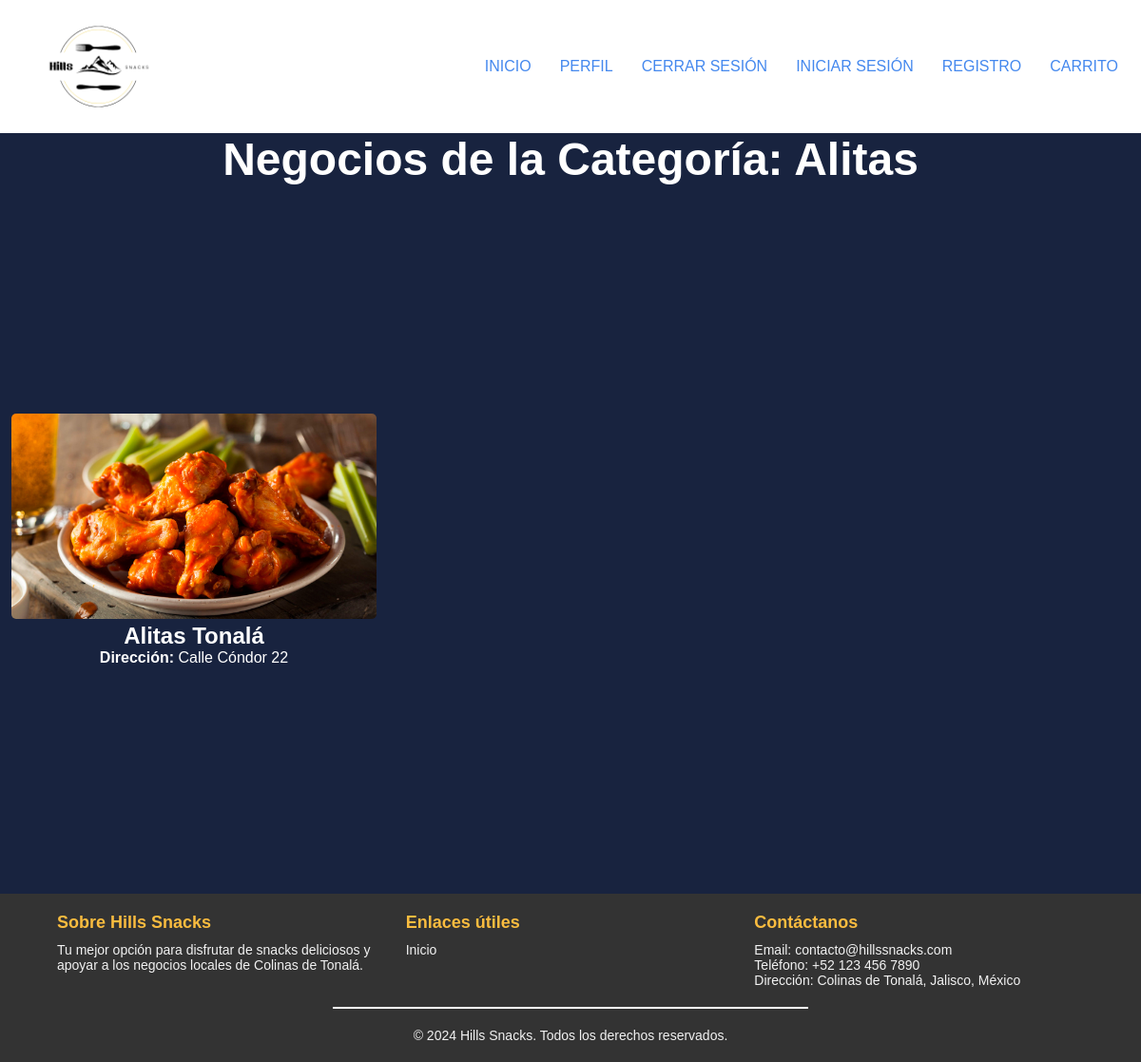
The page /index.php?action=mostrarNegociosPorCategoria&categoria=Alitas on the database its author committed.
### tables this page shows
CREATE TABLE negocio (
    IdNegocio_N  INT AUTO_INCREMENT PRIMARY KEY,
    Nombre_N     VARCHAR(100) NOT NULL,
    Direccion_N  VARCHAR(200),
    Telefono_N   VARCHAR(20),
    Tipo_N       VARCHAR(40)  NOT NULL,    
    Tipo_Envio   VARCHAR(20)  NOT NULL DEFAULT 'Domicilio',
    Imagen_N     VARCHAR(255)
);

### Controllers/negocioController.php (called while the page is built, shortened)
<?php
require_once __DIR__ . '/../Models/Negocio.php';
class NegociosController {
    public function mostrarNegociosPorCategoria($categoria) {
        $negocioModel = new Negocio();
        $negocios = $negocioModel->obtenerNegociosPorCategoria($categoria);
        require __DIR__ . '/../Views/negociosPorCategoria.php';
    }
}
?>

### config/helpers.php (called while the page is built, shortened)
<?php
function rutaImagen($ruta, $prefijo = '') {
    return $prefijo . 'Util/img/' . basename($ruta);
}
function e($texto) {
    return htmlspecialchars((string) $texto, ENT_QUOTES, 'UTF-8');
}

### Models/Negocio.php (called while the page is built, shortened)
<?php
require_once __DIR__ . '/../config/database.php';
class Negocio {
    private $db;
    public function __construct() {
        $database = new Database();
        $this->db = $database->getConnection();
    }
    public function obtenerNegociosPorCategoria($categoria) {
        $stmt = $this->db->prepare("SELECT * FROM negocio WHERE Tipo_N = :categoria");
        $stmt->bindParam(':categoria', $categoria, PDO::PARAM_STR);
        $stmt->execute();
        return $stmt->fetchAll(PDO::FETCH_ASSOC);
    }
}
?>

### config/database.php (called while the page is built, shortened)
<?php
class Database {
    private $host = 'localhost';
    private $db_name = 'hills_snacks';
    private $username = 'root';
    private $password = '';
    public function getConnection() {
        $this->conn = null;
        try {
            $this->conn = new PDO("mysql:host=" . $this->host . ";dbname=" . $this->db_name, $this->username, $this->password);
            $this->conn->exec("set names utf8");
        } catch(PDOException $exception) {
            echo "Error de conexión: " . $exception->getMessage();
        }
        return $this->conn;
    }
}
?>

### Views/negociosPorCategoria.php (the view, shortened to what this page needs)
<?php require_once __DIR__ . '/../config/helpers.php'; ?>
<!DOCTYPE html>
<html lang="es">
<head>
</head>
<body>
    <div class="negocios">
        <h2 class="negocios__title">Negocios de la Categoría: <?php echo e($categoria ?? 'Todos'); ?></h2>
        <div class="negocios__container">
            <?php if (!empty($negocios)): ?>
                <?php foreach ($negocios as $negocio): ?>
                    <a class="negocios__type" href="index.php?action=mostrarProductosPorNegocio&idNegocio=<?php echo urlencode($negocio['IdNegocio_N']); ?>">
                        <div class="negocios__info">
                            <img src="<?php echo e(rutaImagen($negocio['Imagen_N'] ?? '')); ?>"
                                 alt="Imagen de <?php echo e($negocio['Nombre_N']); ?>"
                                 class="negocios__image">
                            <div class="negocios__text">
                                <h2><?php echo e($negocio['Nombre_N']); ?></h2>
                                <p><strong>Dirección:</strong> <?php echo e($negocio['Direccion_N']); ?></p>
                            </div>
                        </div>
                    </a>
                <?php endforeach; ?>
            <?php else: ?>
                <h2 class="productos__empty">No hay negocios disponibles para esta categoría.</h2>
            <?php endif; ?>
        </div>
    </div>
</body>
</html>

### css/header.css (style rules this page uses)
* { padding: 0; margin: 0; box-sizing: border-box; }
body { font-family: sans-serif; background-color: #e2eaff; color: #101632dd; }
a { color: #48e; text-decoration: none; }
.negocios { background-color: #18233f; color: #fff; min-height: 100vh; display: flex; flex-direction: column; text-align: center; container-name: negocios; container-type:inline-size; user-select: none; }
.negocios__title { font-size: 3rem; }
.negocios__container { display: grid; grid-template-columns: 1fr; max-width: 1300px; margin: auto; width: 100%; gap: 12px; padding: 12px; min-height: 90vh; }
.negocios__type { background-position: center; background-size: cover; display: grid; place-content: center; text-decoration: none; color: #fff; }
.negocios__image { width: 100%; max-width: 1300px; height: auto; border-radius: 5px; }

### rows shown on the page
negocio: Imagen_N (picture), Nombre_N "Alitas Tonalá", Direccion_N "Calle Cóndor 22"

### other values the page prints
$categoria "Alitas"
